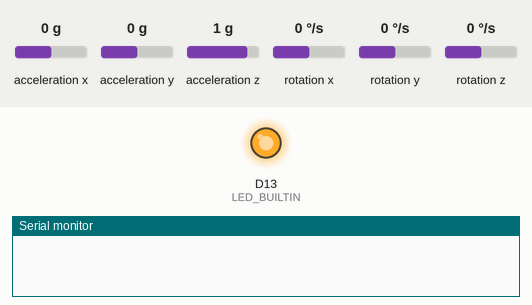
Recording of a sketch running on a simulated Arduino Nano 33 BLE. Shown: output pins drawn as LEDs (lit = HIGH), the last lines printed to the serial monitor. The test bench sets the inputs (shaded band); at power-on: acceleration x 0 g, acceleration y 0 g, acceleration z 1 g, rotation x 0 °/s, rotation y 0 °/s, rotation z 0 °/s. Nothing arrives over Bluetooth unless stated; a phone connects over Bluetooth LE 3 s after start.

Above: at 0.1 s.
At 5.1 s:
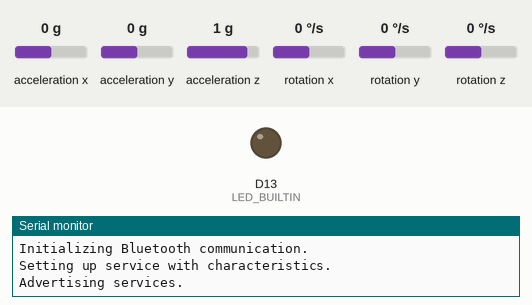
Timing chart, 0 to 6.6 s (numbered marks = the images above):
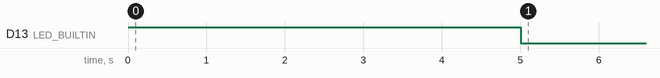

The sketch:

recognizeHS.ino
```cpp
#include <Arduino_LSM9DS1.h>
#include <ArduinoBLE.h>

#define NONE 0
#define MS 1
#define HS 2
#define TF 3

int state = 1;
float accX, accY, accZ;
float angVelX, angVelY, angVelZ;
float last_ang_velY1 = 0 , last_ang_velY2 = 0;

typedef struct __attribute__( ( packed ) )
{
  float accX;
  float accY;
  float accZ;
  float angVelX;
  float angVelY;
  float angVelZ;
} m5600_data_t;

typedef union
{
  m5600_data_t values;
  uint8_t bytes[ 24 ];
} m5600_data_ut;

m5600_data_ut m5600Data;

// Declare Bluetooth service name, and characteristics. All are standard GATT services.
BLEService environmentalSensingService("181A");

BLECharacteristic allCharacteristic( "0011", BLERead | BLENotify, sizeof m5600Data.bytes ); // on the peripheral side


// Error pulse of death. Loops forever. Only used if there are problems.
void error_pulse() {
  while (1) {
    for (int i = 0; i < 3; i++) {
      digitalWrite(LED_BUILTIN, HIGH);
      delay(166);
      digitalWrite(LED_BUILTIN, LOW);
      delay(167);
    }
    delay(1001);
  }
}

void setup() {
  // Illuminate LED for 5sec to indicate startup.
  pinMode(LED_BUILTIN, OUTPUT);
  digitalWrite(LED_BUILTIN, HIGH);
  delay(5000);

  // Initialize serial for debug output.
  Serial.begin(9600);

  // Initialize atmospheric sensors.
  Serial.println("Initializing accelometer and gyroscope sensors.");
  if (!IMU.begin()) {
    Serial.println("Failed.");
    error_pulse();
  }

  // Initialize Bluetooth communication.
  Serial.println("Initializing Bluetooth communication.");
  if (!BLE.begin()) {
    Serial.println("Failed.");
    error_pulse();
  }

  // Set up Bluetooth Environmental Sensing service.
  Serial.println("Setting up service with characteristics.");
  BLE.setLocalName("Nano33BLE");
  BLE.setAdvertisedService(environmentalSensingService);

  environmentalSensingService.addCharacteristic(allCharacteristic);

  // Make the service available.
  BLE.addService(environmentalSensingService);
  BLE.setConnectable(true);
  Serial.println("Advertising services.");
  BLE.advertise();

  // Turn off LED to indicate startup is complete.
  digitalWrite(LED_BUILTIN, LOW);
}

void loop() {

  // Wait for a connection from a central.
  BLEDevice central = BLE.central();

  // When a connection is made, activate LED and write address to serial for debug.
  if (central) {

    //digitalWrite(LED_BUILTIN, HIGH);
    Serial.print("Incoming connection from: ");
    Serial.println(central.address());


    while (central.connected()) {
      // Get readings from sensors and update the charcteristic values.


      if (IMU.accelerationAvailable()) {
        IMU.readAcceleration(accX, accY, accZ);
        //Serial.print("Accelraton: ");
        //Serial.print(accX);
        //        Serial.print(',');
        //        Serial.print(accY);
        //        Serial.print(',');
        //        Serial.println(accZ);
      }

      if (IMU.gyroscopeAvailable()) {
        IMU.readGyroscope(angVelX, angVelY, angVelZ);
        //        Serial.print("Angular Velocity: ");
        //        Serial.print(angVelX);
        //        Serial.print(',');
        //        Serial.print(angVelY);
        //        Serial.print(',');
        //        Serial.println(angVelZ);
      }


      m5600Data.values.accX = accX;
      m5600Data.values.accY = accY;
      m5600Data.values.accZ = accZ;
      m5600Data.values.angVelX = angVelX;
      m5600Data.values.angVelY = angVelY;
      m5600Data.values.angVelZ = angVelZ;
      // Update Bluetooth characteristics with new values.

      allCharacteristic.writeValue( m5600Data.bytes, 24 );
      // Delay between updates. (Don't make too long of connections start to timeout.)


      if (angVelY < last_ang_velY1 and last_ang_velY2 < last_ang_velY1 and angVelY > 50) { //max
        state = MS;
        //Serial.print("got MS");


        //        Serial.print(angVelY);
        //        digitalWrite(LED_BUILTIN, HIGH);
        //        delay(100);
        //        digitalWrite(LED_BUILTIN, LOW);
        //        delay(100);
        //        digitalWrite(LED_BUILTIN, HIGH);
        //        delay(166);
        //        digitalWrite(LED_BUILTIN, LOW);
        //        delay(167);
      }
//      Serial.print("angVelY:");
//      Serial.print(',');
//      Serial.println(angVelY);
//      Serial.print("lastangVelY1:");
//      Serial.print(',');
//      Serial.println(last_ang_velY1);
//      Serial.print("lastangVelY2:");
//      Serial.print(',');
//      Serial.println(last_ang_velY2);

      if (angVelY > last_ang_velY1 and last_ang_velY2 > last_ang_velY1 and angVelY < 0 and state == MS ) { //max
        //Serial.println("got HS");
        state = HS;
        digitalWrite(LED_BUILTIN, HIGH);
        delay(100);
        digitalWrite(LED_BUILTIN, LOW);
        delay(100);

      }

      if (angVelY > last_ang_velY1 and last_ang_velY2 > last_ang_velY1 and angVelY < -50 and state == HS ) { //max
        state = TF;
        //Serial.println("got TF");
        //        digitalWrite(LED_BUILTIN, HIGH);
        //        delay(166);
        //        digitalWrite(LED_BUILTIN, LOW);
        //        delay(167);
        //        digitalWrite(LED_BUILTIN, HIGH);
        //        delay(166);
        //        digitalWrite(LED_BUILTIN, LOW);
        //        delay(167);
        //        digitalWrite(LED_BUILTIN, HIGH);
        //        delay(166);
        //        digitalWrite(LED_BUILTIN, LOW);
        //        delay(167);
      }

      last_ang_velY2 = last_ang_velY1;
      last_ang_velY1 = angVelY;


      delay(50);
    }

    // Turn off LED when connection is dropped.


    //digitalWrite(LED_BUILTIN, LOW);
    Serial.println("Connection terminated.");
  }
}
```
